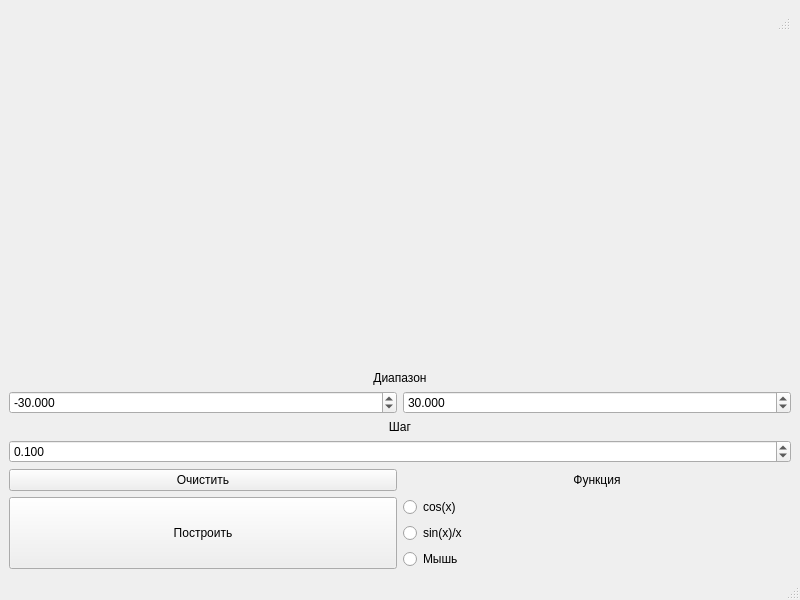
<?xml version="1.0" encoding="UTF-8"?>
<ui version="4.0">
 <class>MainWindow</class>
 <widget class="QMainWindow" name="MainWindow">
  <property name="geometry">
   <rect>
    <x>0</x>
    <y>0</y>
    <width>800</width>
    <height>600</height>
   </rect>
  </property>
  <property name="windowTitle">
   <string>MainWindow</string>
  </property>
  <widget class="QWidget" name="centralwidget">
   <layout class="QVBoxLayout" name="verticalLayout">
    <item>
     <widget class="QStatusBar" name="statusbar_2"/>
    </item>
    <item>
     <widget class="QMenuBar" name="menubar_2"/>
    </item>
    <item>
     <layout class="QGridLayout" name="gridLayout">
      <property name="sizeConstraint">
       <enum>QLayout::SizeConstraint::SetMinimumSize</enum>
      </property>
      <item row="6" column="2">
       <widget class="QRadioButton" name="rb_cos">
        <property name="text">
         <string>cos(x)</string>
        </property>
       </widget>
      </item>
      <item row="4" column="1" colspan="2">
       <widget class="QDoubleSpinBox" name="dsB_step">
        <property name="decimals">
         <number>3</number>
        </property>
        <property name="minimum">
         <double>-100.000000000000000</double>
        </property>
        <property name="maximum">
         <double>100.000000000000000</double>
        </property>
        <property name="singleStep">
         <double>0.100000000000000</double>
        </property>
        <property name="value">
         <double>0.100000000000000</double>
        </property>
       </widget>
      </item>
      <item row="6" column="1" rowspan="3">
       <widget class="QPushButton" name="pb_updGraph">
        <property name="sizePolicy">
         <sizepolicy hsizetype="Minimum" vsizetype="Preferred">
          <horstretch>0</horstretch>
          <verstretch>0</verstretch>
         </sizepolicy>
        </property>
        <property name="text">
         <string>Построить</string>
        </property>
       </widget>
      </item>
      <item row="5" column="1">
       <widget class="QPushButton" name="pb_clear">
        <property name="sizePolicy">
         <sizepolicy hsizetype="Minimum" vsizetype="Fixed">
          <horstretch>0</horstretch>
          <verstretch>21</verstretch>
         </sizepolicy>
        </property>
        <property name="text">
         <string>Очистить</string>
        </property>
       </widget>
      </item>
      <item row="3" column="1" colspan="2">
       <widget class="QLabel" name="lb_step">
        <property name="sizePolicy">
         <sizepolicy hsizetype="Minimum" vsizetype="Fixed">
          <horstretch>0</horstretch>
          <verstretch>0</verstretch>
         </sizepolicy>
        </property>
        <property name="text">
         <string>Шаг</string>
        </property>
        <property name="alignment">
         <set>Qt::AlignmentFlag::AlignBottom|Qt::AlignmentFlag::AlignHCenter</set>
        </property>
       </widget>
      </item>
      <item row="5" column="2">
       <widget class="QLabel" name="lb_func">
        <property name="text">
         <string>Функция</string>
        </property>
        <property name="alignment">
         <set>Qt::AlignmentFlag::AlignCenter</set>
        </property>
       </widget>
      </item>
      <item row="2" column="2">
       <widget class="QDoubleSpinBox" name="dsB_maxRange">
        <property name="decimals">
         <number>3</number>
        </property>
        <property name="minimum">
         <double>-100.000000000000000</double>
        </property>
        <property name="maximum">
         <double>100.000000000000000</double>
        </property>
        <property name="singleStep">
         <double>0.000000000000000</double>
        </property>
        <property name="value">
         <double>30.000000000000000</double>
        </property>
       </widget>
      </item>
      <item row="7" column="2">
       <widget class="QRadioButton" name="rb_sinx_x">
        <property name="text">
         <string>sin(x)/x</string>
        </property>
       </widget>
      </item>
      <item row="2" column="1">
       <widget class="QDoubleSpinBox" name="dsB_minRange">
        <property name="decimals">
         <number>3</number>
        </property>
        <property name="minimum">
         <double>-100.000000000000000</double>
        </property>
        <property name="maximum">
         <double>100.000000000000000</double>
        </property>
        <property name="singleStep">
         <double>0.100000000000000</double>
        </property>
        <property name="value">
         <double>-30.000000000000000</double>
        </property>
       </widget>
      </item>
      <item row="8" column="2">
       <widget class="QRadioButton" name="rb_mouse">
        <property name="text">
         <string>Мышь</string>
        </property>
       </widget>
      </item>
      <item row="1" column="1" colspan="2">
       <widget class="QLabel" name="lb_range">
        <property name="sizePolicy">
         <sizepolicy hsizetype="Minimum" vsizetype="Fixed">
          <horstretch>0</horstretch>
          <verstretch>0</verstretch>
         </sizepolicy>
        </property>
        <property name="text">
         <string>Диапазон</string>
        </property>
        <property name="alignment">
         <set>Qt::AlignmentFlag::AlignBottom|Qt::AlignmentFlag::AlignHCenter</set>
        </property>
       </widget>
      </item>
      <item row="0" column="1" colspan="2">
       <widget class="QCustomPlot" name="customPlot" native="true"/>
      </item>
     </layout>
    </item>
   </layout>
  </widget>
  <widget class="QMenuBar" name="menubar">
   <property name="geometry">
    <rect>
     <x>0</x>
     <y>0</y>
     <width>800</width>
     <height>26</height>
    </rect>
   </property>
  </widget>
  <widget class="QStatusBar" name="statusbar"/>
 </widget>
 <customwidgets>
  <customwidget>
   <class>QCustomPlot</class>
   <extends>QWidget</extends>
   <header>C:\Netology\QtLesson\07_GraphicsCustomPlot\qcustomplot.h</header>
   <container>1</container>
  </customwidget>
 </customwidgets>
 <resources/>
 <connections/>
</ui>
